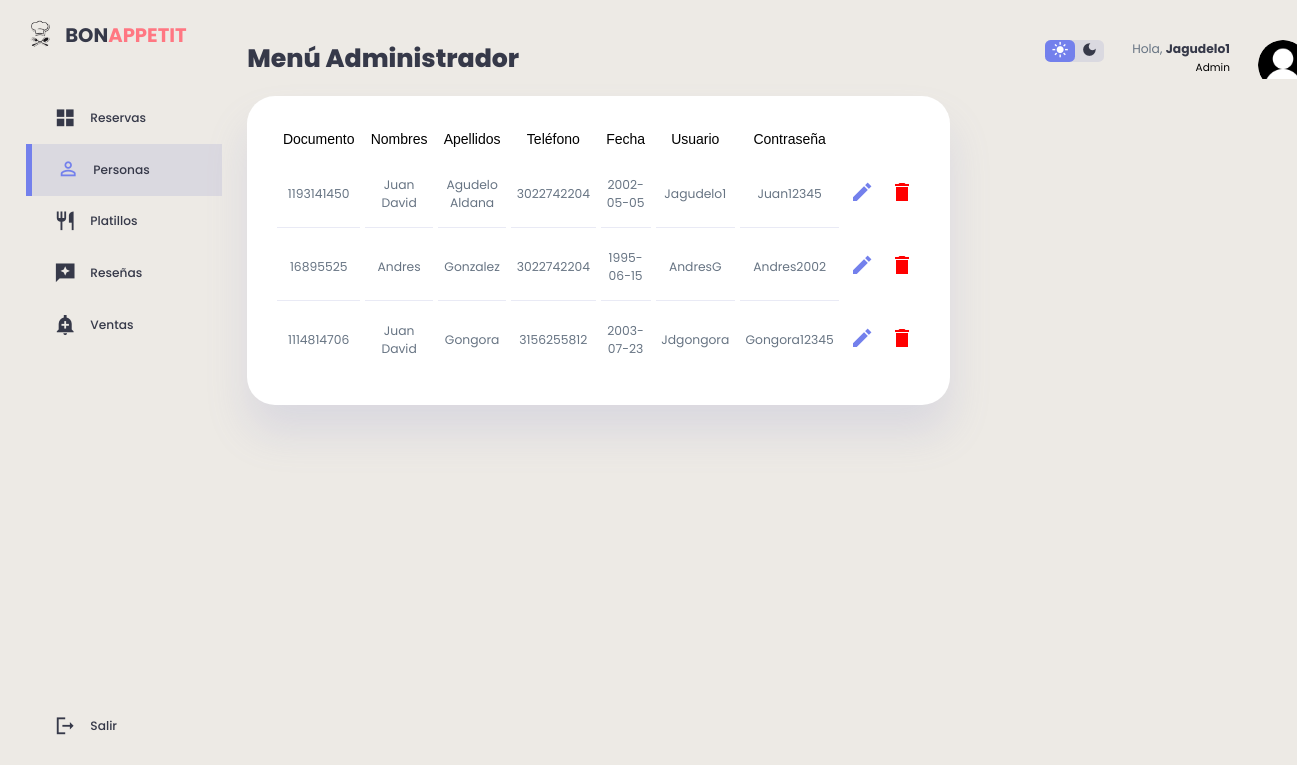
The app's page /clientes/actualizardos.php (signed in) with its own data.
### tables this page shows
CREATE TABLE `clientes` (
  `id_cliente` int(11) NOT NULL,
  `Documento` int(11) NOT NULL,
  `Nombres` varchar(100) DEFAULT NULL,
  `Apellidos` varchar(100) DEFAULT NULL,
  `Correo_Electronico` varchar(300) DEFAULT NULL,
  `Celular` varchar(11) NOT NULL,
  `Fecha` date DEFAULT NULL,
  `Usuario` varchar(100) DEFAULT NULL,
  `Contrasena` varchar(400) DEFAULT NULL,
  `Foto` mediumblob DEFAULT NULL,
  `id_rol` int(11) NOT NULL DEFAULT 2
);

### clientes/actualizardos.php (the view, shortened to what this page needs)
<?php
    include("../db/conexion.php");
    $datos= "SELECT * FROM clientes";
?>
<!DOCTYPE html>
<html lang="en">
<head>
    <link href="https://cdnjs.cloudflare.com/ajax/libs/font-awesome/5.13.0/css/all.min.css" rel="stylesheet">
    <link rel="stylesheet"a href="../clientes/stylec.css">
</head>
<body>
<div class="container1">
    <aside>
        <div class="top1">
            <div class="logo">
                <img src="./imag/icon.png">
                <h2>BON<span class="danger">APPETIT</span></h2>
            </div>
        </div>
        <div class="sidebar">
            <a href="../admin/admin.php">
                    <span class="material-icons-sharp">grid_view</span>
                    <h3>Reservas</h3>
            </a>
            <a href="../clientes/clientes.php"  class="active">
                <span class="material-icons-sharp">person_outline</span>
                <h3>Personas</h3>
            </a>
            <a href="../platillos/platillos.php">
                    <span class="material-icons-sharp">restaurant</span>
                    <h3>Platillos</h3>
               </a>
            <a href="../resenas/resenas.php">
                <span class="material-icons-sharp">reviews</span>
                <h3>Reseñas</h3>
            </a>
            <a href="../ventas/ventas.php">
                    <span class="material-icons-sharp">add_alert</span>
                    <h3>Ventas</h3>
                </a>
            <a href="../view/cerrar_sesion.php">
                <span class="material-icons-sharp">logout</span>
                <h3>Salir</h3>
            </a>
        </div>
    </aside>
    <main>
    <h1>Menú Administrador</h1>
        <br>
        <div class="recent-orders">
            <table border="0" cellspacing="5" cellpadding="5">
                <div class="container2">
                <thead>
                            <tr>
                                <td> <font face="Arial">Documento</font> </td>
                                <td> <font face="Arial">Nombres</font> </td>
                                <td> <font face="Arial">Apellidos</font> </td>
                                <td> <font face="Arial">Teléfono</font> </td>
                                <td> <font face="Arial">Fecha</font> </td>
                                <td> <font face="Arial">Usuario</font> </td>
                                <td> <font face="Arial">Contraseña</font> </td>
                            </tr>
                </thead>
                </div>
                    <tbody id="content">
                    <?php foreach ($conexion -> query($datos) as $row) {
 ?>
         <tr>
             <td><p><?php echo $row['Documento'] ?></p></td>
             <td><p><?php echo $row['Nombres'] ?></p></td>
             <td><p><?php echo $row['Apellidos'] ?></p></td>
             <td><p><?php echo $row['Celular'] ?></p></td>
             <td><p><?php echo $row['Fecha'] ?></p></td>
             <td><p><?php echo $row['Usuario'] ?></p></td>
             <td><p><?php echo $row['Contrasena'] ?></p></td>
             <th><a href="actualizar.php?Documento=<?php echo $row['Documento']?>"> <span class="material-icons-sharp">edit</span> </a></th>
             <th><a href="delete.php?Documento=<?php echo $row['Documento']?>"> <span class="material-icons-sharp" style="color: red;">delete</span> </a></th>
         </tr>
 <?php
 }
?>
                    </tbody>
        </table>
        </div>
    </main>
    <div class="right">
        <div class="top">
            <div class="theme-toggler">
                <span class="material-icons-sharp active">light_mode</span>
                <span class="material-icons-sharp">dark_mode</span>
            </div>
            <div class="profile">
                <div class="info">
                <p>Hola, <b><?php echo $_SESSION['usuario']; ?></b></p>
                    <small class="text-muted">Admin</small>
                </div>
                <div class="profile-photo">
                    <img src="./imag/user.png">
                </div>
            </div>
        </div>
    </div>
</div>
</body>
</html>

### clientes/stylec.css (style rules this page uses)
:root { --color-primary:#7380ec; --color-danger:#ff7782; --color-success:#41f1b6; --color-warning:#ffbb55; --color-white:#fff; --color-info-dark:#000000; --color-info-light: #dce1eb; --color-dark:#363949; --color-light:rgba(132,139,200,0.18); --color-primary-variant:#111e88; --color-dark-variant:#677483; --color-background:linear-gradient(to bottom, #EDEAE5, #EDEAE5); --color-tablas:#fff; --card-border-radius:2rem; --border-radius-1:0.4rem; --border-radius-2:0.8rem; --border-radius-3:1.2rem; --card-padding:1.8rem; --padding-1:1.2rem; --box-shadow: 0 2rem 3rem var(--color-light); }
* { margin:0; padding:0; outline:0; appearance:none; border:0; text-decoration:none; list-style:none; box-sizing:border-box; }
html { font-size:14px; }
body { width: 100vw; height: 107vh; font-family: poppins, sans-serif; font-size:0.88rem; background: var(--color-background); user-select: none; overflow-x: hidden; color: var(--color-dark); margin-top: 20px; }
.container1 { display: grid; width: 96%; margin: 0 auto; gap: 1.8rem; grid-template-columns: 14rem auto 23rem; }
a { color: var(--color-dark); }
th,td { padding: 0.4rem !important; }
img { width: 50px; height: 50px; border-radius: 50px; }
h1 { font-weight:800; font-size:1.8rem; }
h2 { font-size:1.4rem; }
h3 { font-size:0.87rem; color: var(--color-dark); }
small { font-size: 0.75rem; }
.profile-photo { width: 2.8rem; height: 2.8rem; overflow: hidden; }
.text-muted { color: var(--color-info-dark); }
p { color: var(--color-dark-variant); }
b { color: var(--color-dark); }
.danger { color: var(--color-danger); }
aside { height: 100vh; }
aside .logo { display: flex; gap: 0.8rem; }
aside .logo img { width: 2rem; height: 2rem; }
font { color: var(--color-info-dark); font-size: 1rem; margin-top: 10px; }
aside .sidebar { display: flex; flex-direction: column; height: 86vh; position: relative; top: 3rem; }
aside h3 { font-weight: 500; }
aside .sidebar a { display: flex; color: var(--color-info-dark); margin-left: 2rem; gap: 1rem; align-items: center; position: relative; height: 3.7rem; transition: all 300ms ease; }
aside .sidebar a span { font-size: 1.6rem; transition: all 300ms ease; color: var(--color-dark); }
aside .sidebar a:last-child { position: absolute; bottom: 2rem; width: 100%; }
aside .sidebar a.active { background: var(--color-light); color: var(--color-primary); margin-left: 0; }
aside .sidebar a.active::before { content: ""; width: 6px; height: 100%; background: var(--color-primary); }
aside .sidebar a.active span { color: var(--color-primary); margin-left: calc(1rem - 3px); }
main { margin-top: 1.4rem; }
main .recent-orders table { background: var(--color-tablas); width: 100%; border-radius: var(--card-border-radius); padding: var(--card-padding); text-align: center; box-shadow: var(--box-shadow); transition: all 500ms ease; }
main table tbody { height: 30px; margin-top: -30px; }
main table tbody td { height: 2.8rem; border-bottom: 1px solid var(--color-light); color: var(--color-dark-variant); }
main table tbody tr:last-child td { border: none; }
main .recent-orders a { text-align: center; display: block; margin: 1rem auto; color: var(--color-primary); }
.right { margin-top: 1.4rem; height: 50px; }
.right .top { display: flex; justify-content: end; gap: 2rem; }
.right .theme-toggler { background: var(--color-light); display: flex; justify-content: space-between; align-items: center; height: 1.6rem; width: 4.2rem; cursor: pointer; border-radius: var(--border-radius-1); }
.right .theme-toggler span { font-size: 1.2rem; width: 50%; height: 100%; display: flex; align-items: center; justify-content: center; }
.right .theme-toggler span.active { background: var(--color-primary); color: white; border-radius: var(--border-radius-1); }
.right .top .profile { display: flex; gap: 2rem; text-align: right; }

### records on screen
clientes: Documento "1193141450", Nombres "Juan David", Apellidos "Agudelo Aldana", Celular "3022742204", Fecha "2002-05-05", Usuario "Jagudelo1", Contrasena "Juan12345"
clientes: Documento "16895525", Nombres "Andres", Apellidos "Gonzalez", Celular "3022742204", Fecha "1995-06-15", Usuario "AndresG", Contrasena "Andres2002"
clientes: Documento "1114814706", Nombres "Juan David", Apellidos "Gongora", Celular "3156255812", Fecha "2003-07-23", Usuario "Jdgongora", Contrasena "Gongora12345"

### other values on screen
$_SESSION['usuario'] "Jagudelo1"
